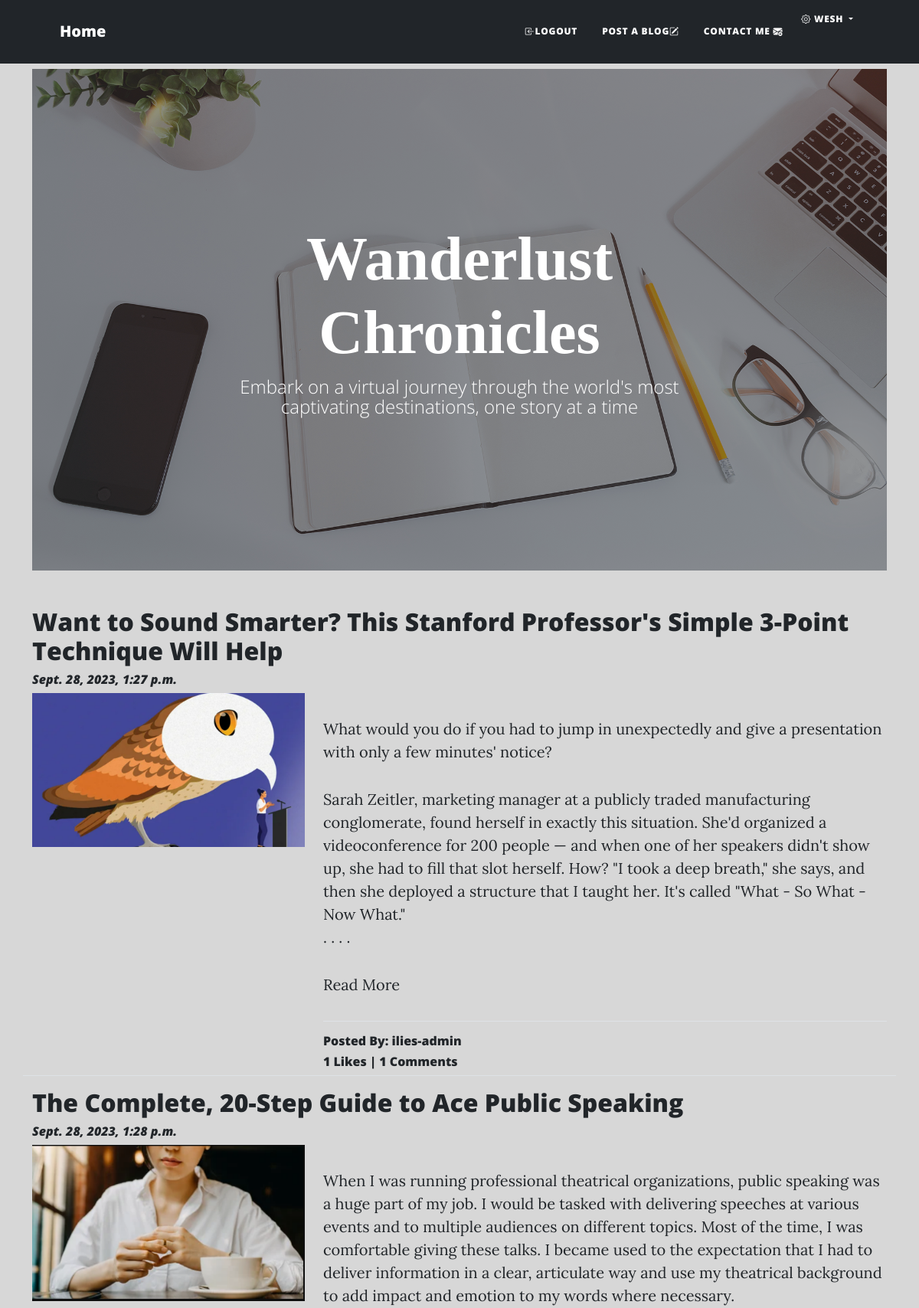
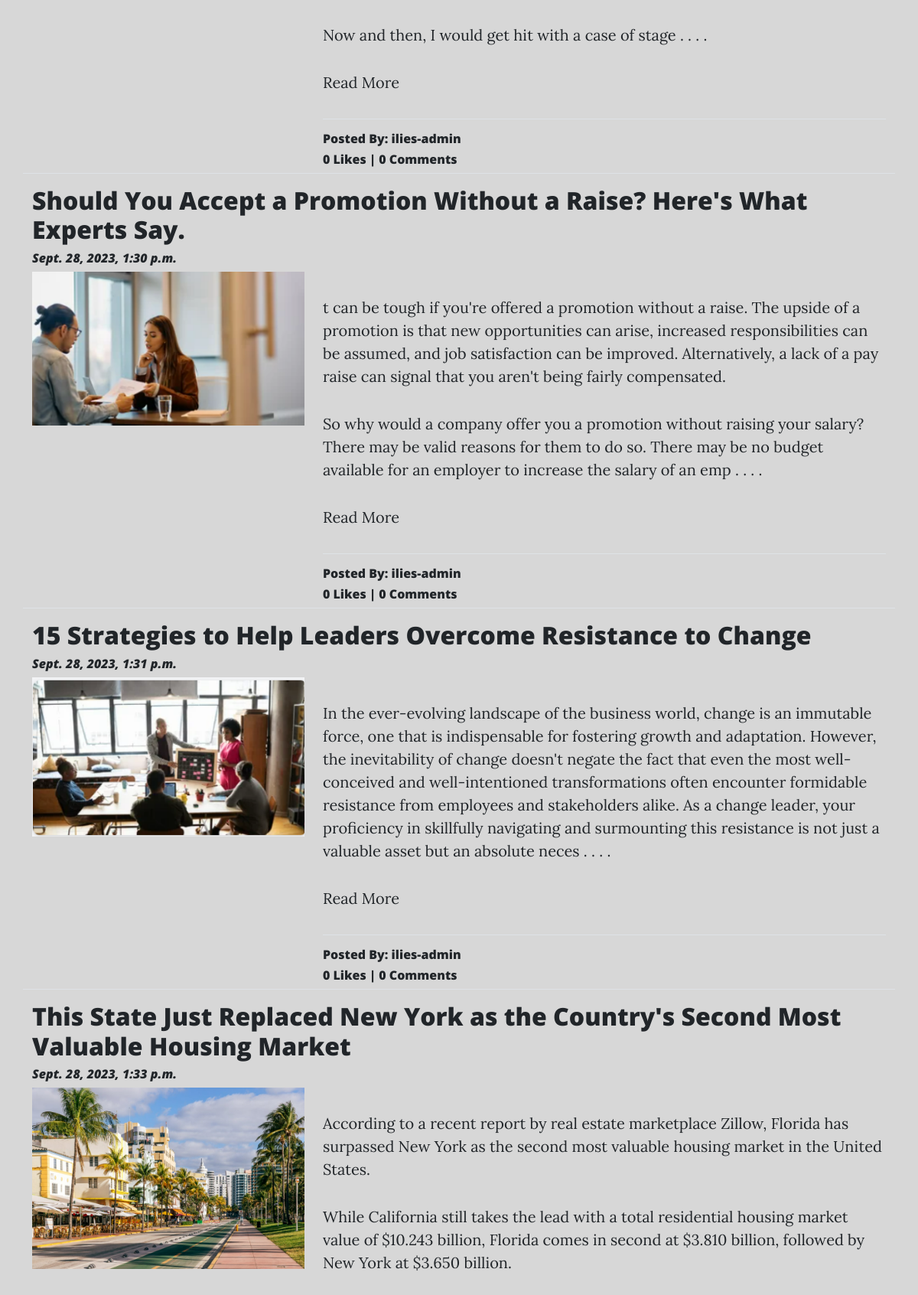
Screenshot of /blog/ (signed in, upper part) with the database file from the repository (2 pictures, top to bottom).
### App_Blog/models.py (models this page shows, shortened)
class Blog(models.Model):
    author = models.ForeignKey(User ,on_delete=models.CASCADE, related_name='post_author')
    blog_title = models.CharField(max_length=264,verbose_name='Put a title')
    slug = models.SlugField(max_length=264, unique=True)
    blog_content = models.TextField(verbose_name='what is on you mind ?')
    blog_image = models.ImageField(upload_to='blog_images',verbose_name='Blog Image')
    publish_date = models.DateTimeField(auto_now_add=True)
    update_date = models.DateTimeField(auto_now=True)
    class Meta:
        ordering = ['-publish_date']

### App_Blog/views.py (the view)
# urls.py: path('',views.BlogList.as_view(), name='blog_list'),
class BlogList(ListView):
    context_object_name = 'blogs'
    model = Blog
    template_name = 'App_Blog/blog_list.html'
    queryset = Blog.objects.order_by('publish_date')

### App_Blog/templatetags/custom_filters.py (called while the page is built)
def range_filter(value):
    return value[0:500] +" . . . ."

### templates/App_Blog/blog_list.html (shortened to what this page needs)
{% extends 'base.html' %}
{% load custom_filters %}
{% load static %}
{% block body_block %}
<header class="masthead " style="background-image: url('/media/home-bg.jpg')">
     <div class="container position-relative px-4 px-lg-5">
         <div class="row gx-4 gx-lg-5 justify-content-center">
             <div class="col-md-10 col-lg-8 col-xl-7">
                 <div class="site-heading">
                     <h1 class="Chronicles">Wanderlust Chronicles</h1>
                     <span class="subheading">Embark on a virtual journey through the world's most captivating destinations, one story at a time</span>
                 </div>
             </div>
         </div>
     </div>
   </header>
        {% for blog in blogs %}
        <h2>{{ blog.blog_title }}</h2>
        <h6><i>{{ blog.publish_date }}</i></h6>
        <div class="row">
           <div class="col-sm-4">
                <img src="/media/{{blog.blog_image}}" alt="{{ blog.blog_title }}" title="{{ blog.blog_title }}" width="100%">
           </div>
           <div class="col-sm-8">
                <p>{{ blog.blog_content|range_filter|linebreaks }}
                    {% if user.is_authenticated %}
                    <a href="{% url 'App_Blog:blog_details' slug=blog.slug %}">Read More</a>
                    {% else %}
                    <div class="alert alert-warning" role="alert">
                       <a href="{% url 'App_Login:signin' %}">Login to read More!</a>
                      </div>
                    {% endif %}
                </p>
                <hr>
                <h6>Posted By: <a href="#">{{ blog.author }}</a></h6>
                <h6>{{ blog.liked_blog.count }} Likes | {{ blog.blog_comment.count }} Comments</h6>
           </div>
            <hr>
        </div>
        {% endfor %}
{% endblock body_block %}

### templates/base.html (shortened to what this page needs)
<!doctype html>
<html lang="en">
{% load static %}
  <head>
    <link href="https://cdn.jsdelivr.net/npm/bootstrap@5.3.1/dist/css/bootstrap.min.css" rel="stylesheet">
    <link rel="stylesheet" href="https://cdn.jsdelivr.net/npm/bootstrap-icons@1.10.2/font/bootstrap-icons.css">
        <link href="{% static 'css/styles.css' %}" rel="stylesheet" />
  </head>
  <body style="background-color: #d7d7d7;">
    <nav class="navbar navbar-expand-lg navbar-light bg-dark" id="mainNav">
      <div class="container px-4 px-lg-5">
        <a class="navbar-brand" href="{% url 'index' %}" id="homeLink">Home</a>
        <div class="collapse navbar-collapse" id="navbarResponsive">
          <ul class="navbar-nav ms-auto py-4 py-lg-0">
            {% if user.is_authenticated %}
              <li class="nav-item"><a class="nav-link px-lg-3 py-3 py-lg-4" href="{% url 'App_Login:logout' %}"><i class="bi bi-box-arrow-in-left"></i>Logout</a></li>
              <li class="nav-item"><a class="nav-link px-lg-3 py-3 py-lg-4" href="{% url 'App_Blog:create_blog' %}">Post a Blog<i class="bi bi-pencil-square"></i></a></li>
            {% else %}
              <li class="nav-item"><a class="nav-link px-lg-3 py-3 py-lg-4" href="{% url 'App_Login:signup' %}">Sign Up</a></li>
              <li class="nav-item"><a class="nav-link px-lg-3 py-3 py-lg-4" href="{% url 'App_Login:signin' %}">Login<i class="bi bi-box-arrow-in-right"></i></a></li>
            {% endif %}
            <li class="nav-item"><a class="nav-link px-lg-3 py-3 py-lg-4" href="{% url 'App_Login:contact' %}">Contact Me <i class="bi bi-envelope-plus-fill"></i></a></li>
            {% if user.is_authenticated %}
              <li class="nav-item dropdown">
                <a href="#" class="nav-link dropdown-toggle" id="navbardrop" data-toggle="dropdown">
                  <i class="bi bi-gear"></i> {{ user.username }}
                </a>
              </li>
            {% endif %}
          </ul>
        </div>
      </div>
    </nav>
    <br><br><br>
   <section class="container"  >
    {% block body_block %}
    {% endblock  %}
  </section>
  </body>
</html>

### templates/base.html (style rules this page uses)
#homeLink { color: #fff; }
#navbarResponsive { background-color: #212529; }
#navbarResponsive a.nav-link { color: #DCD2D0; }

### rows the page displays
Blog: blog_title "Want to Sound Smarter? This Stanford Professor's Simple 3-Point Technique Will Help", publish_date "Sept. 28, 2023, 1:27 p.m.", blog_image (picture), blog_content|range_filter "What would you do if you had to jump in unexpectedly and give a presentation with only a few minutes' notice? Sarah Zeitler, marketing manager at a publicly traded manufacturing conglomerate, found herself in exactly this situation. She'd organized a videoconference for 200 people — and when one of her speakers didn't show up, she had to fill that slot herself. How? \"I took a deep breath,\" she says, and then she deployed a structure that I taught her. It's called \"What - So What - Now What.\" . . . .", shows "Read More", author "ilies-admin", liked_blog.count "1", blog_comment.count "1"
Blog: blog_title "The Complete, 20-Step Guide to Ace Public Speaking", publish_date "Sept. 28, 2023, 1:28 p.m.", blog_image (picture), blog_content|range_filter "When I was running professional theatrical organizations, public speaking was a huge part of my job. I would be tasked with delivering speeches at various events and to multiple audiences on different topics. Most of the time, I was comfortable giving these talks. I became used to the expectation that I had to deliver information in a clear, articulate way and use my theatrical background to add impact and emotion to my words where necessary. Now and then, I would get hit with a case of stage . . . .", shows "Read More", author "ilies-admin", liked_blog.count "0", blog_comment.count "0"
Blog: blog_title "Should You Accept a Promotion Without a Raise? Here's What Experts Say.", publish_date "Sept. 28, 2023, 1:30 p.m.", blog_image (picture), blog_content|range_filter "t can be tough if you're offered a promotion without a raise. The upside of a promotion is that new opportunities can arise, increased responsibilities can be assumed, and job satisfaction can be improved. Alternatively, a lack of a pay raise can signal that you aren't being fairly compensated. So why would a company offer you a promotion without raising your salary? There may be valid reasons for them to do so. There may be no budget available for an employer to increase the salary of an emp . . . .", shows "Read More", author "ilies-admin", liked_blog.count "0", blog_comment.count "0"
Blog: blog_title "15 Strategies to Help Leaders Overcome Resistance to Change", publish_date "Sept. 28, 2023, 1:31 p.m.", blog_image (picture), blog_content|range_filter "In the ever-evolving landscape of the business world, change is an immutable force, one that is indispensable for fostering growth and adaptation. However, the inevitability of change doesn't negate the fact that even the most well-conceived and well-intentioned transformations often encounter formidable resistance from employees and stakeholders alike. As a change leader, your proficiency in skillfully navigating and surmounting this resistance is not just a valuable asset but an absolute neces . . . .", shows "Read More", author "ilies-admin", liked_blog.count "0", blog_comment.count "0"
Blog: blog_title "This State Just Replaced New York as the Country's Second Most Valuable Housing Market", publish_date "Sept. 28, 2023, 1:33 p.m.", blog_image (picture), blog_content|range_filter "According to a recent report by real estate marketplace Zillow, Florida has surpassed New York as the second most valuable housing market in the United States. While California still takes the lead with a total residential housing market value of $10.243 billion, Florida comes in second at $3.810 billion, followed by New York at $3.650 billion."

### other values shown
{{ user.username }} "WESH"
